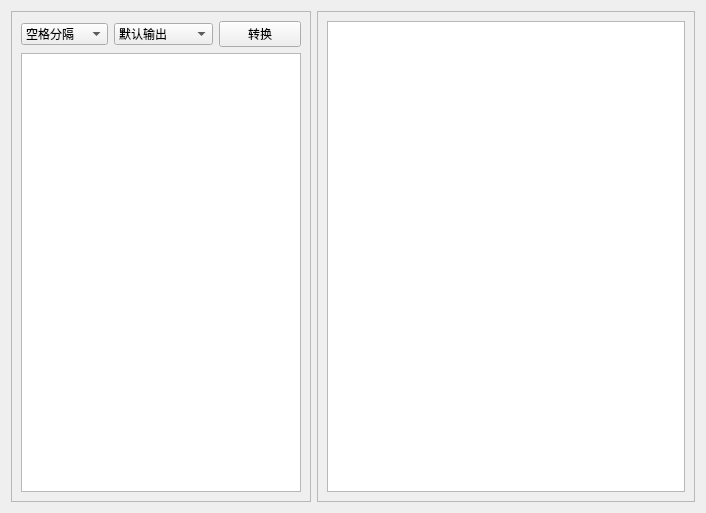
<?xml version="1.0" encoding="UTF-8"?>
<ui version="4.0">
 <class>ChangeInput</class>
 <widget class="QWidget" name="ChangeInput">
  <property name="geometry">
   <rect>
    <x>0</x>
    <y>0</y>
    <width>706</width>
    <height>513</height>
   </rect>
  </property>
  <property name="windowTitle">
   <string>Form</string>
  </property>
  <layout class="QHBoxLayout" name="horizontalLayout_2">
   <item>
    <widget class="QFrame" name="frame">
     <property name="maximumSize">
      <size>
       <width>300</width>
       <height>16777215</height>
      </size>
     </property>
     <property name="frameShape">
      <enum>QFrame::Shape::StyledPanel</enum>
     </property>
     <property name="frameShadow">
      <enum>QFrame::Shadow::Raised</enum>
     </property>
     <layout class="QVBoxLayout" name="verticalLayout">
      <item>
       <layout class="QHBoxLayout" name="horizontalLayout">
        <item>
         <widget class="QComboBox" name="comboBoxType">
          <item>
           <property name="text">
            <string>空格分隔</string>
           </property>
          </item>
          <item>
           <property name="text">
            <string>Qstring sql</string>
           </property>
          </item>
          <item>
           <property name="text">
            <string>-转List</string>
           </property>
          </item>
         </widget>
        </item>
        <item>
         <widget class="QComboBox" name="comboBoxOut">
          <item>
           <property name="text">
            <string>默认输出</string>
           </property>
          </item>
          <item>
           <property name="text">
            <string>BetweenAnd</string>
           </property>
          </item>
         </widget>
        </item>
        <item>
         <widget class="QPushButton" name="pushButtonChange">
          <property name="text">
           <string>转换</string>
          </property>
         </widget>
        </item>
       </layout>
      </item>
      <item>
       <widget class="QPlainTextEdit" name="plainTextEditInput"/>
      </item>
     </layout>
    </widget>
   </item>
   <item>
    <widget class="QFrame" name="frame_2">
     <property name="frameShape">
      <enum>QFrame::Shape::StyledPanel</enum>
     </property>
     <property name="frameShadow">
      <enum>QFrame::Shadow::Raised</enum>
     </property>
     <layout class="QVBoxLayout" name="verticalLayout_2">
      <item>
       <widget class="QPlainTextEdit" name="plainTextEditOutput"/>
      </item>
     </layout>
    </widget>
   </item>
  </layout>
 </widget>
 <resources/>
 <connections/>
</ui>
